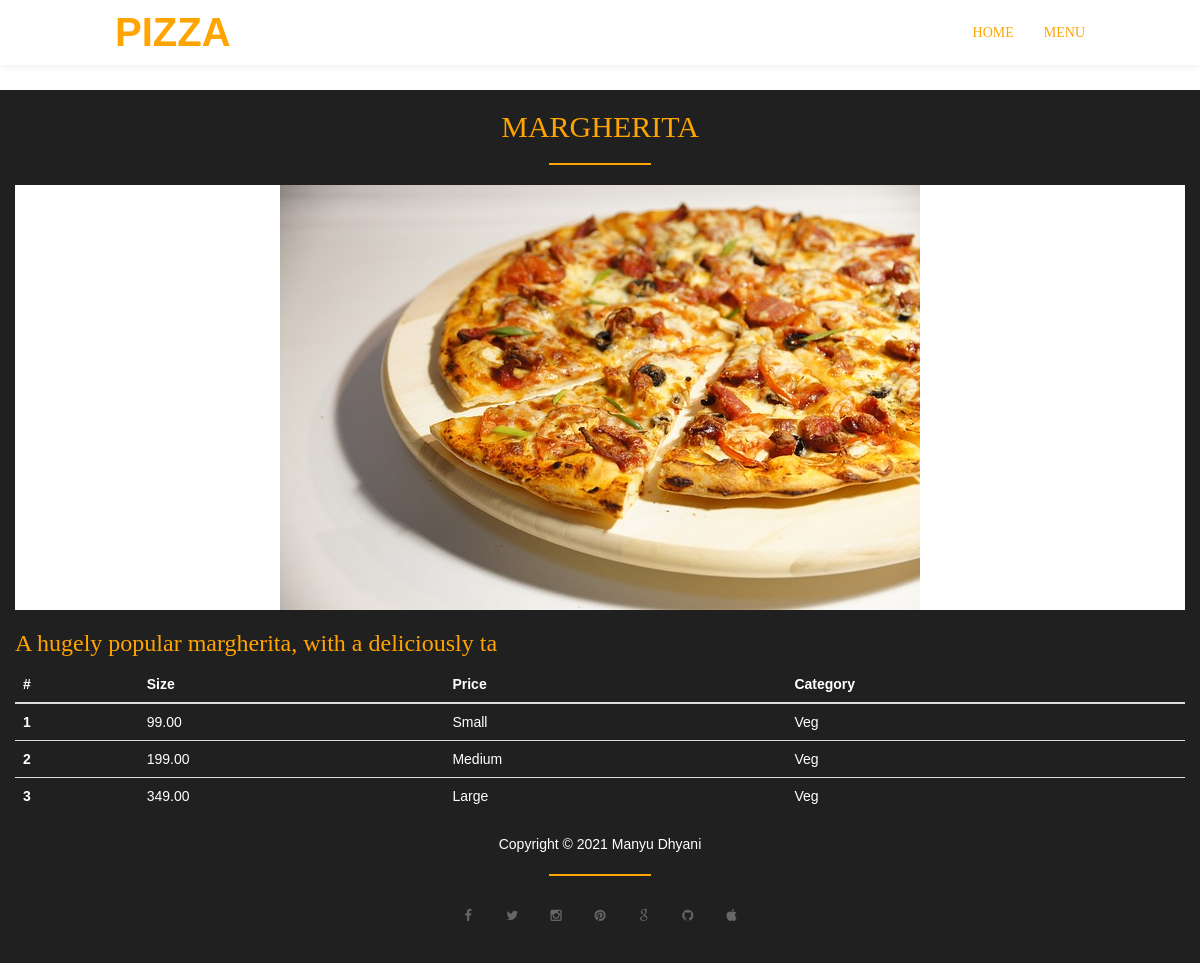
/detail/margherita/, run on the app's committed database.
### order/models.py (models this page shows, shortened)
class Pizza(models.Model):
    name = models.CharField(max_length=30)
    slug = models.SlugField(max_length=250, null=True, blank=True)
    description = models.CharField(max_length=50)
    thumbnail = models.ImageField(upload_to='images/pizza', default='images/gallery-img1.jpg')
    category = models.ForeignKey(Category, on_delete=models.CASCADE)
    topping = models.ManyToManyField(Topping, blank=True)
    gallery = models.BooleanField(default=False)
    offer = models.BooleanField(default=False)
    class Meta:
        verbose_name_plural = 'Pizza'

class Prizesize(models.Model):
    pizza = models.ForeignKey(Pizza, on_delete=models.CASCADE)
    prize = models.ForeignKey(Prize, on_delete=models.SET_NULL, null=True)
    size = models.ForeignKey(Size, on_delete=models.SET_NULL, null=True)
    category = models.ForeignKey(Category, on_delete=models.CASCADE, null=True)
    class Meta:
        verbose_name_plural = 'Pizza Prizes & Sizes'

class Prize(models.Model):
    prize = models.DecimalField(max_digits=5, decimal_places=2)

class Size(models.Model):
    size = models.CharField(max_length=30)

class Category(models.Model):
    name = models.CharField(max_length=20)
    class Meta:
        verbose_name_plural = 'Categories'

### order/views.py (the view)
# urls.py: path('detail/<slug>/', detail, name='detail')
def detail(request, slug):
    pizza = get_object_or_404(Pizza, slug=slug)
    prize_size = Prizesize.objects.filter(pizza=pizza)
    context = {
        'pizza': pizza,
        'prize': prize_size
    }
    return render(request, 'detail.html', context)

### order/templates/detail.html (shortened to what this page needs)
{% extends 'base.html' %}
{% load static %}
{% block content %}
<h1>asgggsgggg</h1><br>
    <div class="col-md-12">
        <h2 class="text-center text-uppercase">{{pizza.name}}</h2>
        <hr>
            <div class="gallery-wrapper">
                <img src="{{ pizza.thumbnail.url }}" class="img-responsive gallery-img" alt="Pizza 1">
            </div>
        <h3>{{ pizza.description }}</h3>
    <table class="table table-dark" style="color: white;">
      <thead>
        <tr>
          <th scope="col">#</th>
          <th scope="col">Size</th>
          <th scope="col">Price</th>
          <th scope="col">Category</th>
        </tr>
      </thead>
      <tbody>
      {% for p in prize %}
        <tr>
          <th scope="row">{{forloop.counter}}</th>
          <td>{{p.prize.prize}}</td>
          <td>{{p.size.size}}</td>
          <td>{{p.category.name}}</td>
        </tr>
      {% endfor %}
      </tbody>
    </table>
    </div>
{% endblock content %}

### static_in_env/css/templatemo-style.css (style rules this page uses)
body { font-family: 'Signika', sans-serif; font-weight: 400; position: relative; }
h1,h2, h3, h4, .navbar-default .navbar-nav li a, .navbar-default .navbar-nav>li>a:focus { color: #ffa400; font-family: 'Chewy', cursive; font-weight: 400; }
hr { border: 1px solid #ffa400; width: 100px; }
img { max-width: 100%; height: auto; }
.gallery-wrapper { background: #ffffff; margin-top: 20px; -webkit-transition: all 0.4s ease-in-out; transition: all 0.4s ease-in-out; }
.gallery-img { margin: 0 auto; }

### data on the page
Pizza: name "MARGHERITA", thumbnail (picture), description "A hugely popular margherita, with a deliciously ta"
Prizesize: prize.prize "99.00", size.size "Small", category.name "Veg"
Prizesize: prize.prize "199.00", size.size "Medium", category.name "Veg"
Prizesize: prize.prize "349.00", size.size "Large", category.name "Veg"
